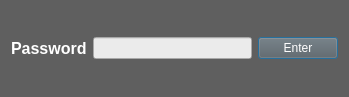
<?xml version="1.0" encoding="UTF-8"?>
<ui version="4.0">
 <class>Login_Dialog</class>
 <widget class="QDialog" name="Login_Dialog">
  <property name="geometry">
   <rect>
    <x>0</x>
    <y>0</y>
    <width>349</width>
    <height>97</height>
   </rect>
  </property>
  <property name="minimumSize">
   <size>
    <width>349</width>
    <height>97</height>
   </size>
  </property>
  <property name="maximumSize">
   <size>
    <width>349</width>
    <height>97</height>
   </size>
  </property>
  <property name="windowTitle">
   <string>Dialog</string>
  </property>
  <property name="styleSheet">
   <string notr="true">background-color: rgb(95, 95, 95);</string>
  </property>
  <layout class="QGridLayout" name="gridLayout">
   <item row="0" column="0">
    <layout class="QHBoxLayout" name="horizontalLayout">
     <item>
      <widget class="QLabel" name="label">
       <property name="font">
        <font>
         <family>Arial</family>
         <pointsize>12</pointsize>
         <weight>75</weight>
         <bold>true</bold>
        </font>
       </property>
       <property name="styleSheet">
        <string notr="true">color: rgb(255, 255, 255);</string>
       </property>
       <property name="text">
        <string>Password</string>
       </property>
      </widget>
     </item>
     <item>
      <widget class="QLineEdit" name="lineEdit_password">
       <property name="styleSheet">
        <string notr="true">background-color: rgb(235, 235, 235);</string>
       </property>
       <property name="echoMode">
        <enum>QLineEdit::Password</enum>
       </property>
      </widget>
     </item>
     <item>
      <widget class="QPushButton" name="pushButton_enter">
       <property name="styleSheet">
        <string notr="true">color: rgb(255, 255, 255);</string>
       </property>
       <property name="text">
        <string>Enter</string>
       </property>
      </widget>
     </item>
    </layout>
   </item>
  </layout>
 </widget>
 <resources/>
 <connections>
  <connection>
   <sender>pushButton_enter</sender>
   <signal>clicked()</signal>
   <receiver>Login_Dialog</receiver>
   <slot>login()</slot>
   <hints>
    <hint type="sourcelabel">
     <x>290</x>
     <y>50</y>
    </hint>
    <hint type="destinationlabel">
     <x>274</x>
     <y>24</y>
    </hint>
   </hints>
  </connection>
 </connections>
 <slots>
  <slot>login()</slot>
 </slots>
</ui>
